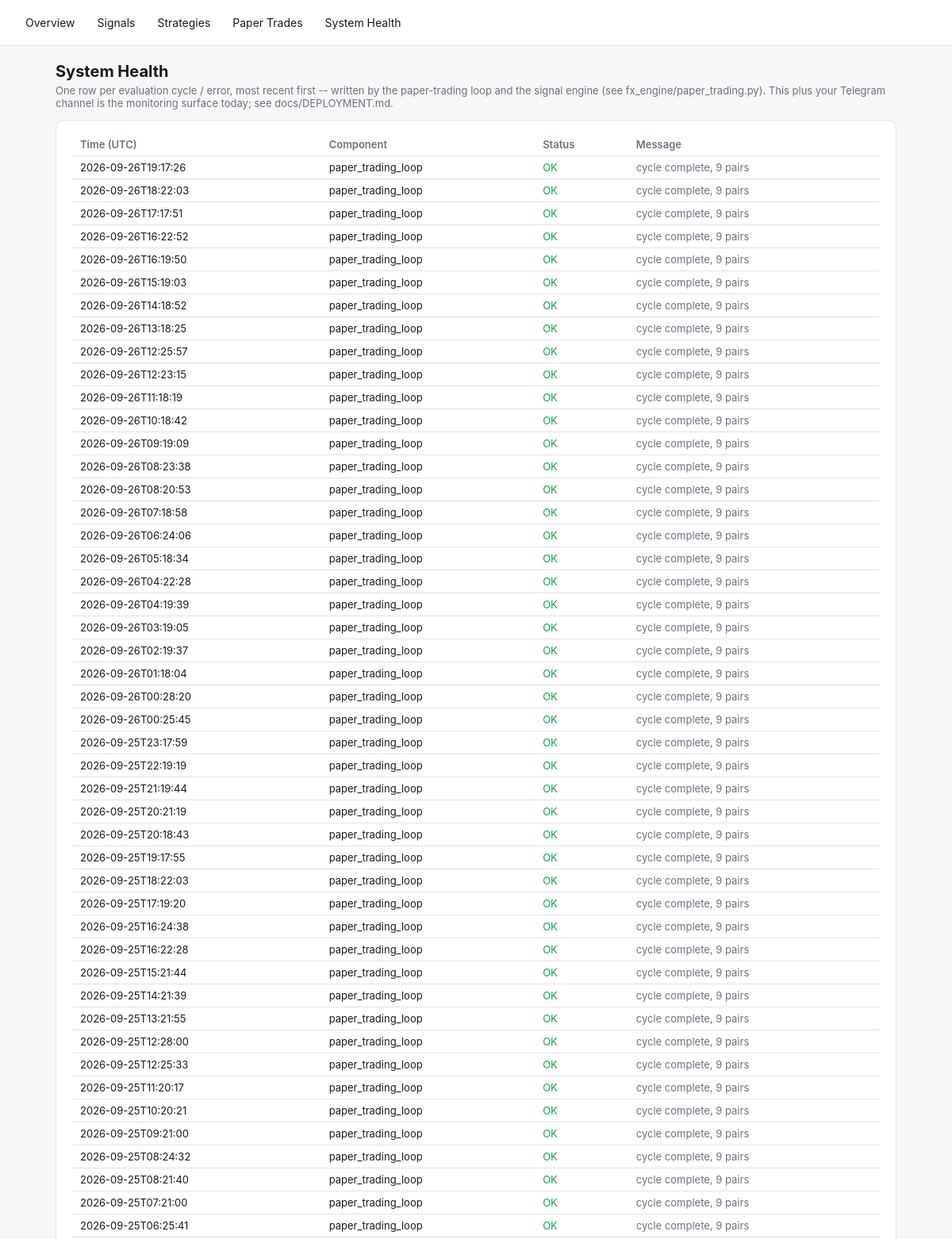
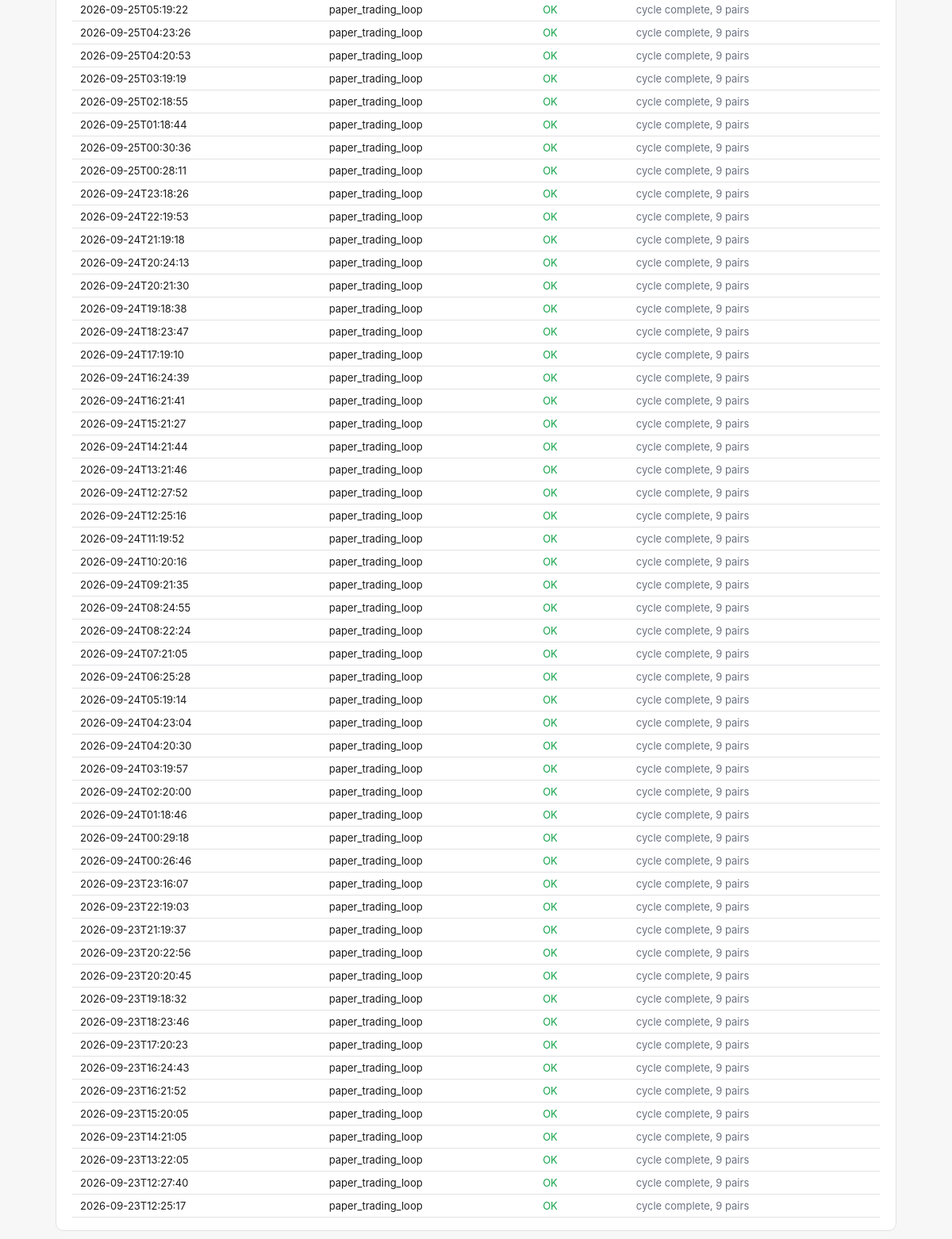
/health, run on an earlier commit of the app's database (2 pictures, top to bottom).
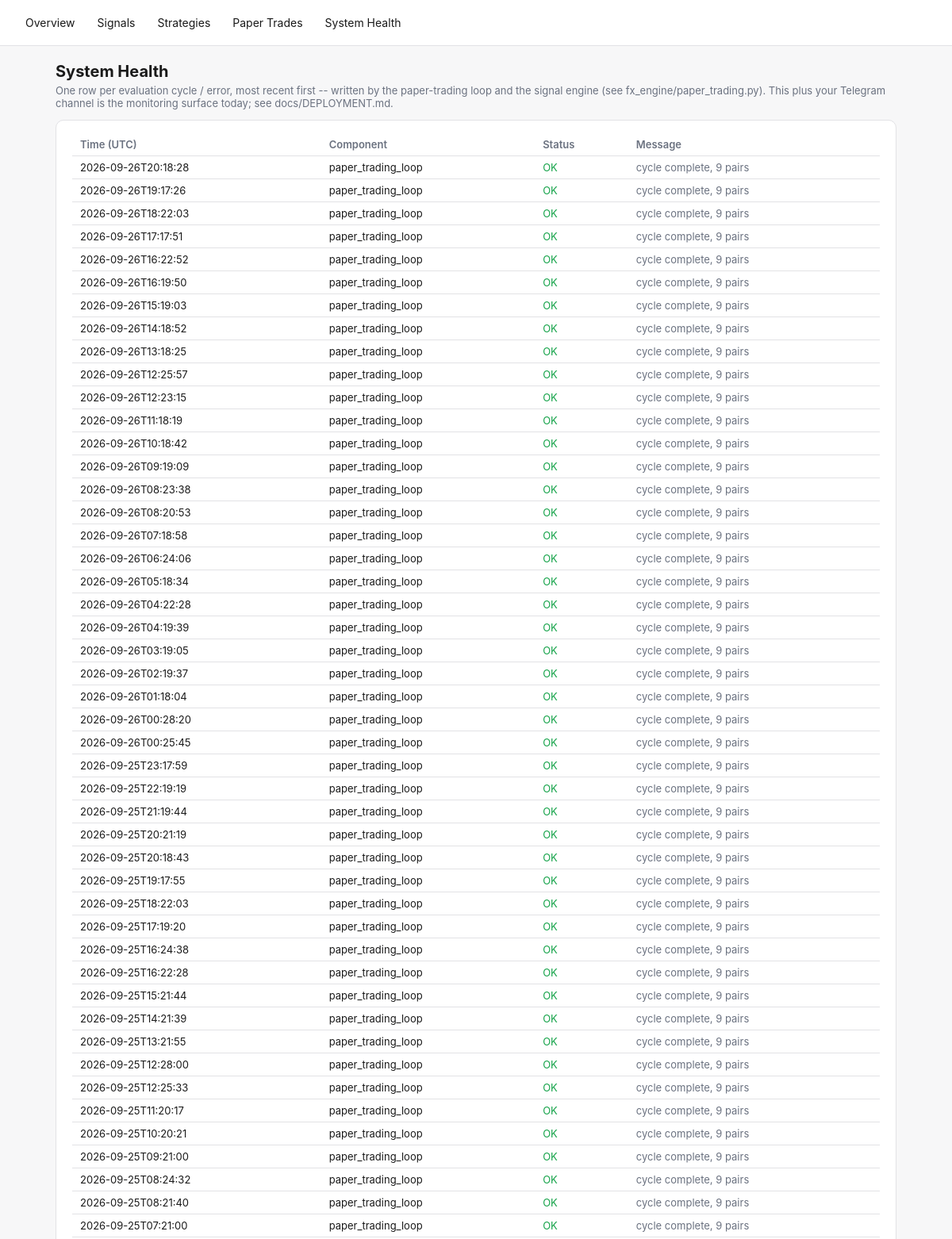
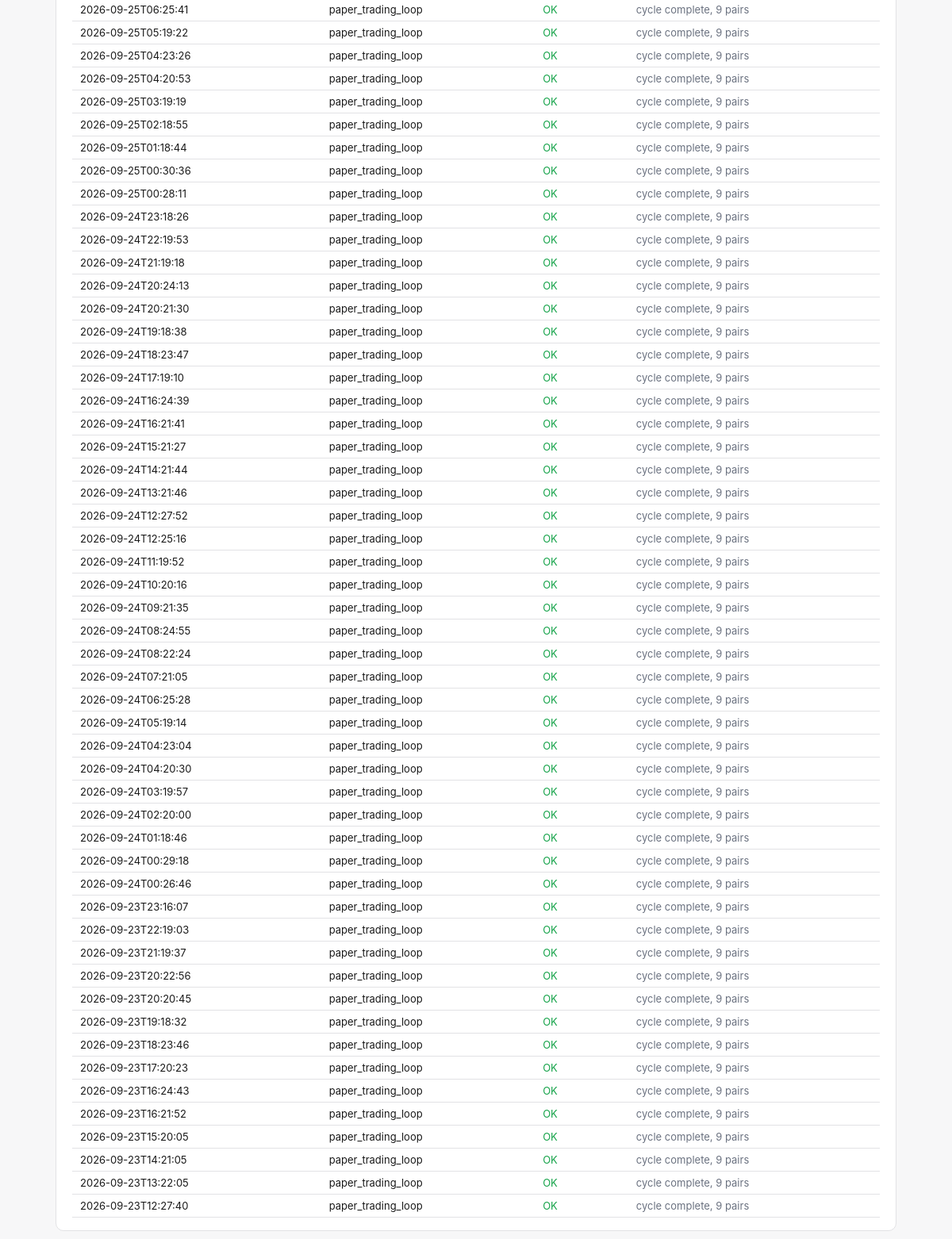
And on a later commit of the database (2 pictures, top to bottom).
### tables this page shows
CREATE TABLE system_health (
    id INTEGER PRIMARY KEY AUTOINCREMENT,
    component TEXT NOT NULL,
    status TEXT NOT NULL,       -- OK | WARN | ERROR
    message TEXT,
    checked_at TEXT NOT NULL
);

### fx_engine/dashboard.py (the view)
    @app.route("/health")
    def health_page():
        return render_template("health.html", health=get_db().recent_health(limit=100))

### fx_engine/db.py (called while the page is built)
    @contextmanager
    def _conn(self):
        conn = sqlite3.connect(self.path)
        conn.row_factory = sqlite3.Row
        try:
            yield conn
            conn.commit()
        finally:
            conn.close()

    def recent_health(self, limit: int = 50) -> list[dict]:
        with self._conn() as conn:
            rows = conn.execute(
                "SELECT * FROM system_health ORDER BY id DESC LIMIT ?", (limit,),
            ).fetchall()
        return [dict(r) for r in rows]

### fx_engine/templates/health.html (shortened to what this page needs)
{% extends "base.html" %}
{% block content %}
<h1>System Health</h1>
<p class="lede">One row per evaluation cycle / error, most recent first -- written by the paper-trading loop
and the signal engine (see fx_engine/paper_trading.py). This plus your Telegram channel is the monitoring
surface today; see docs/DEPLOYMENT.md.</p>
<div class="card">
  <div class="overflow">
  <table>
    <tr><th>Time (UTC)</th><th>Component</th><th>Status</th><th>Message</th></tr>
    {% for h in health %}
    <tr>
      <td>{{ h.checked_at[:19] }}</td>
      <td>{{ h.component }}</td>
      <td class="{{ 'ok' if h.status=='OK' else ('warn' if h.status=='WARN' else 'error') }}">{{ h.status }}</td>
      <td class="muted">{{ h.message }}</td>
    </tr>
    {% else %}
    <tr><td colspan="4" class="muted">No health checks logged yet.</td></tr>
    {% endfor %}
  </table>
  </div>
</div>
{% endblock %}

What changed in the data, as far as the page shows it:
no longer on this page (row unchanged): system_health: checked_at "2026-09-23T12:25:17", component "paper_trading_loop", status "OK", message "cycle complete, 9 pairs"
added system_health: checked_at "2026-09-26T20:18:28", component "paper_trading_loop", status "OK", message "cycle complete, 9 pairs"
